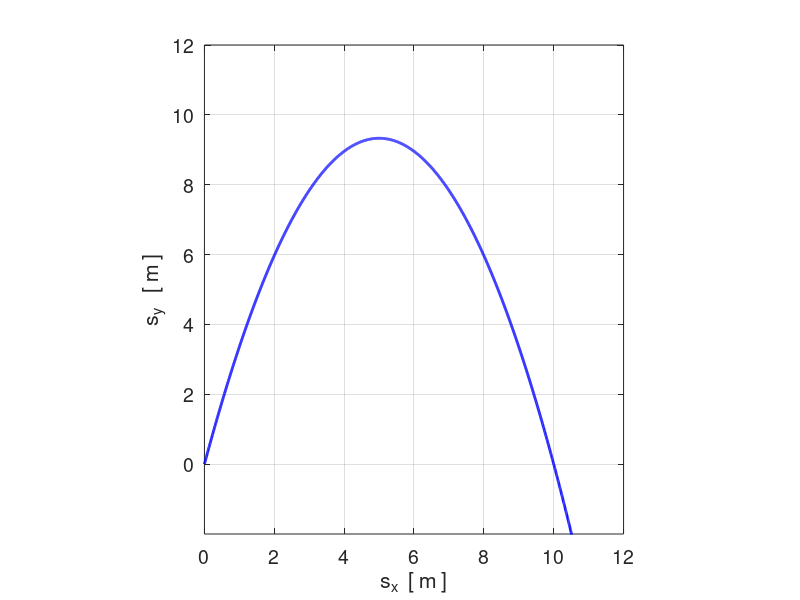
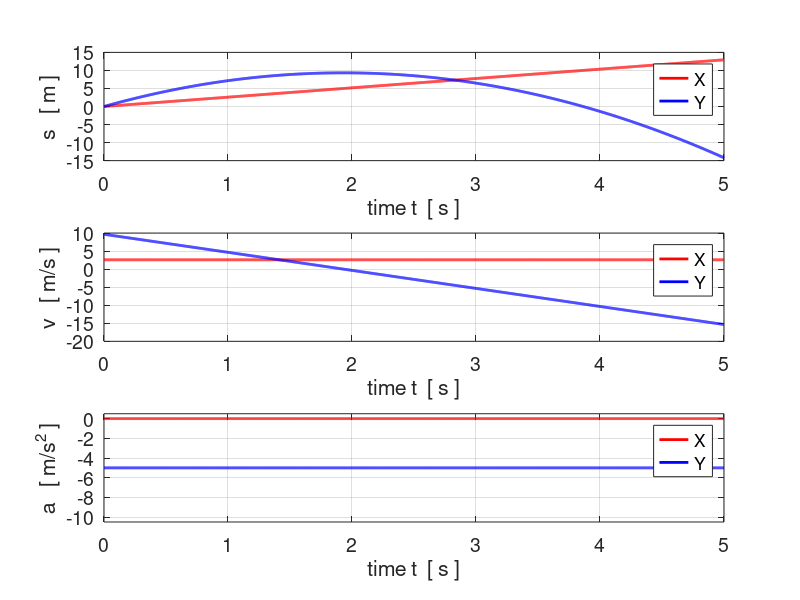
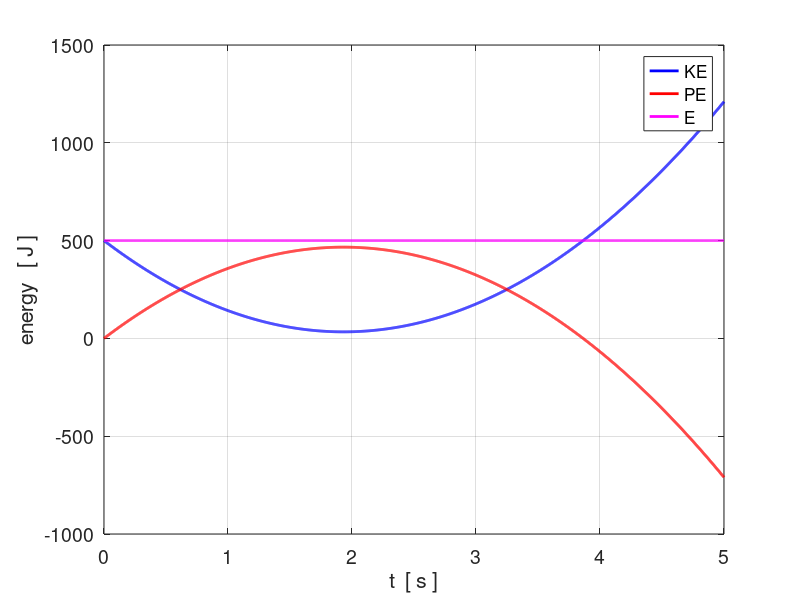

Reproduce these figures in MATLAB, in order.
% sp_mod601.m
% Motion of a particle in uniform gravitational or electric field
% 18 aug 2017
% Ian Cooper
% School of Physics, University of Sydney
% https://d-arora.github.io/Doing-Physics-With-Matlab/


clear all
close all
clc


% INPUTS =================================================================
m = 10;      % mass of particle
u = 10;      % initial velocity (magnitude)
A = 75;      % intial velocity (angle) 
tMin = 0;    % time
tMax = 5;
Nt = 2000;
g = 5;      % acc due to gravity


flagF = 1;   % 1: gravitational field / 2: electric field

q = 1;       % particle's charge
V = 100;     % potential difference between charged plates;
d = 1e-3;    % distance bewtween plates


% Calculations ===========================================================
   t = linspace(tMin,tMax,Nt);   % time
% Inital velocityies
   ux = u*cosd(A);
   uy = u*sind(A);
% X & Y accelerations
  ax = 0;  
  if flagF == 1; ay = -g; end
  if flagF == 2
    E = V / d;   % electric field strength
    F = q*E;     % electric force on charged particle
    ay = F / m;   % accleration of particle
  end
    ayG = ay .* ones(Nt,1);
    axG = ax .* ones(Nt,1);
      
% Displacements
    sx = ux .* t;
    sy = uy .* t - (0.5*g) .* t.^2;
 
% velocites
     vx = ux .* ones(Nt,1);
     vy = uy + ay.*t;
% Energies
     KE = (0.5*m) .* (vx.^2 + vy'.^2);
     PE = -(m.*ay) .* sy';
     E = KE + PE;
     
% GRAPHICS ===============================================================
 
 figure(1)   % Trajectroy  ----------------------------------------------
   fs = 14;
   set(gcf,'Units','Normalized');
   set(gcf,'Position',[0.02 0.04 0.18 0.33]);
   xP = sx; yP = sy;
   plot(xP,yP,'b','linewidth',2);
   xlabel('s_x  [ m ]');
   ylabel('s_y   [ m ]');
   grid on
   axis equal
   axis([0 2*6 -2 2*6])
   set(gca,'xTick',0:2:2*6);
   set(gca,'yTick',0:2:2*6);
   set(gca,'fontSize',fs);
   
figure(2)   % Time a v s  ----------------------------------------------
   fs = 14;
   set(gcf,'Units','Normalized');
   set(gcf,'Position',[0.35 0.04 0.3 0.75]);
   subplot(3,1,1)
     xP = t; yP = sx;
     plot(xP,yP,'r','linewidth',2);
     hold on
     xP = t; yP = sy;
     plot(xP,yP,'b','linewidth',2);
     xlabel('time t  [ s ]');
     ylabel('s   [ m ]');
     legend('X','Y');
     grid on
     set(gca,'fontSize',fs);   
     
   subplot(3,1,2)
     xP = t; yP = vx;
     plot(xP,yP,'r','linewidth',2);
     hold on
     xP = t; yP = vy;
     plot(xP,yP,'b','linewidth',2);
     xlabel('time t  [ s ]');
     ylabel('v   [ m/s ]');
     legend('X','Y');
     grid on
     set(gca,'fontSize',fs);   
     
   subplot(3,1,3)
     xP = t; yP = axG;
     plot(xP,yP,'r','linewidth',2);
     hold on
     xP = t; yP = ayG;
     plot(xP,yP,'b','linewidth',2);
     xlabel('time t  [ s ]');
     ylabel('a   [ m/s^2 ]');
     legend('X','Y');
     grid on
     set(gca,'yLim',[-10.5, 0.5]);
     set(gca,'fontSize',fs);   
 
 figure(3)   % Energies  ----------------------------------------------
   fs = 14;
   set(gcf,'Units','Normalized');
   set(gcf,'Position',[0.6 0.04 0.3 0.25]);
   xP = t; yP = KE;
   plot(xP,yP,'b','linewidth',2);
   hold on
   xP = t; yP = PE;
   plot(xP,yP,'r','linewidth',2);
   xP = t; yP = E;
   plot(xP,yP,'m','linewidth',2);
   xlabel('t  [ s ]');
   ylabel('energy   [ J ]');
   grid on
   legend('KE','PE','E');
   
   set(gca,'fontSize',fs);
        
